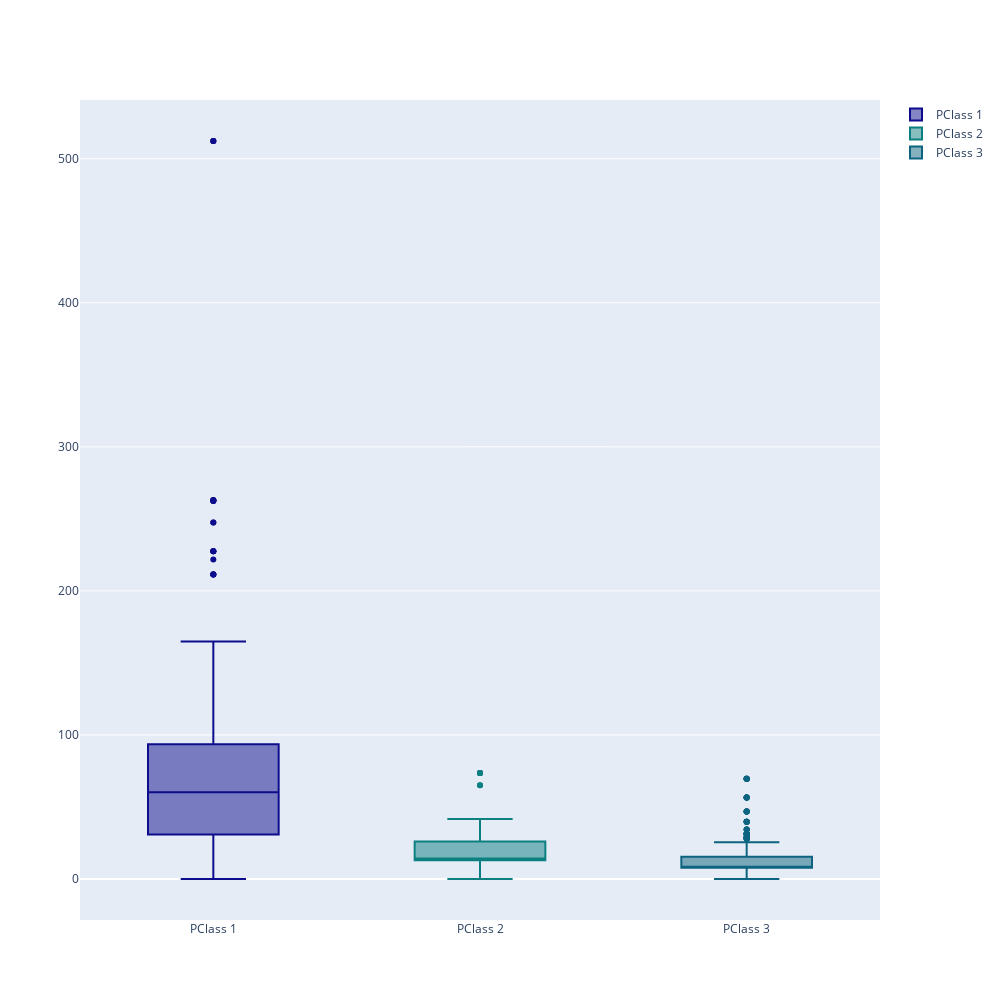

The notebook cell this image was saved under:
### Code cell
trace0 = go.Box(
    y=pivoted_passengers[1],
    name = 'PClass 1',
    marker = dict(
        color = 'rgb(12, 12, 140)',
    )
)
trace1 = go.Box(
    y=pivoted_passengers[2],
    name = 'PClass 2',
    marker = dict(
        color = 'rgb(12, 128, 128)',
    )
)

trace2 = go.Box(
    y=pivoted_passengers[3],
    name = 'PClass 3',
    marker = dict(
        color = 'rgb(12,100, 128)',
    )
)
data = [trace0, trace1, trace2]


fig = go.Figure(data=data)
fig.update_layout(
    autosize=False,
    width=1000,
    height=1000
)
fig.show()

### Figure 1 — Plotly figure (JSON) as saved in the notebook; plotly's stock layout.template omitted (floating-point values rounded to 4 significant figures; data arrays with more than 128 entries replaced by an {"elided": "..."} marker saying what was removed)
{"data": [{"marker": {"color": "rgb(12, 12, 140)"}, "name": "PClass 1", "type": "box", "y": {"elided": "891 float values"}}, {"marker": {"color": "rgb(12, 128, 128)"}, "name": "PClass 2", "type": "box", "y": {"elided": "891 float values"}}, {"marker": {"color": "rgb(12,100, 128)"}, "name": "PClass 3", "type": "box", "y": {"elided": "891 float values"}}], "layout": {"autosize": false, "height": 1000, "width": 1000}}
